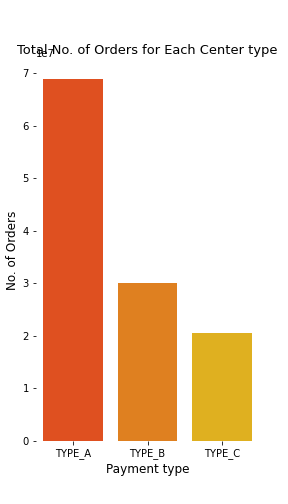

Write the Python code that produced this figure.
import numpy as np
import pandas as pd
pd.set_option('display.max_columns', None)  
import matplotlib.pyplot as plt
import matplotlib.patches as mpatches

import seaborn as sns
import plotly.io as pio
import plotly.graph_objects as go
from plotly.offline import init_notebook_mode, iplot
from sklearn.preprocessing import StandardScaler
import warnings
warnings.filterwarnings('ignore')

data=pd.read_csv('train.csv')
center=pd.read_csv('fulfilment_center_info.csv')
meal=pd.read_csv('meal_info.csv')
test=pd.read_csv('test_QoiMO9B.csv')

#print("The Shape of Demand dataset :",data.shape)
#print("The Shape of Fulmilment Center Information dataset :",center.shape)
#print("The Shape of Meal information dataset :",meal.shape)
#print("The Shape of Test dataset :",test.shape)

test['num_orders']=123456 ### Assigning random number for Target Variable of Test Data.

data=pd.concat([data,test],axis=0)
data=data.merge(center,on='center_id',how='left')
data=data.merge(meal,on='meal_id',how='left')

#Discount Amount
data['discount amount']=data['base_price']-data['checkout_price']

#Discount Percent
data['discount percent'] = ((data['base_price']-data['checkout_price'])/data['base_price'])*100

#Discount Y/N
data['discount y/n'] = [1 if x>0 else 0 for x in (data['base_price']-data['checkout_price'])]

data=data.sort_values(['center_id', 'meal_id', 'week']).reset_index()

#Compare Week Price
data['compare_week_price'] = data['checkout_price'] - data['checkout_price'].shift(1) 

data['compare_week_price'][data['week']==1]=0

data=data.sort_values(by='index').reset_index().drop(['level_0','index'],axis=1)

# Compare Week Price Y/N
data['compare_week_price y/n'] = [1 if x>0 else 0 for x in data['compare_week_price']]

train=data[data['week'].isin(range(1,146))]
test=data[data['week'].isin(range(146,156))]


#data=data.merge(center,on='date',how='left')
data['year'] = pd.DatetimeIndex(data['date']).year

#center['year'] = pd.DatetimeIndex(center['date']).year

import json

fig=plt.figure(figsize=(4,7))
plt.title('Total No. of Orders for Each Center type',fontdict={'fontsize':13})
sns.barplot(y='num_orders', x='payment_type', data=train.groupby('payment_type').sum()['num_orders'].reset_index(),palette='autumn');
plt.ylabel('No. of Orders',fontdict={'fontsize':12})
plt.xlabel('Payment type',fontdict={'fontsize':12})
sns.despine(bottom = True, left = True);
hi = train.groupby('payment_type').sum()['num_orders'].reset_index()
result = hi.to_json(orient="records")
parsed = json.loads(result)
print(json.dumps(parsed) )


def get_recomendations(id):
    id = id
    yoo = "hi"
    return yoo
